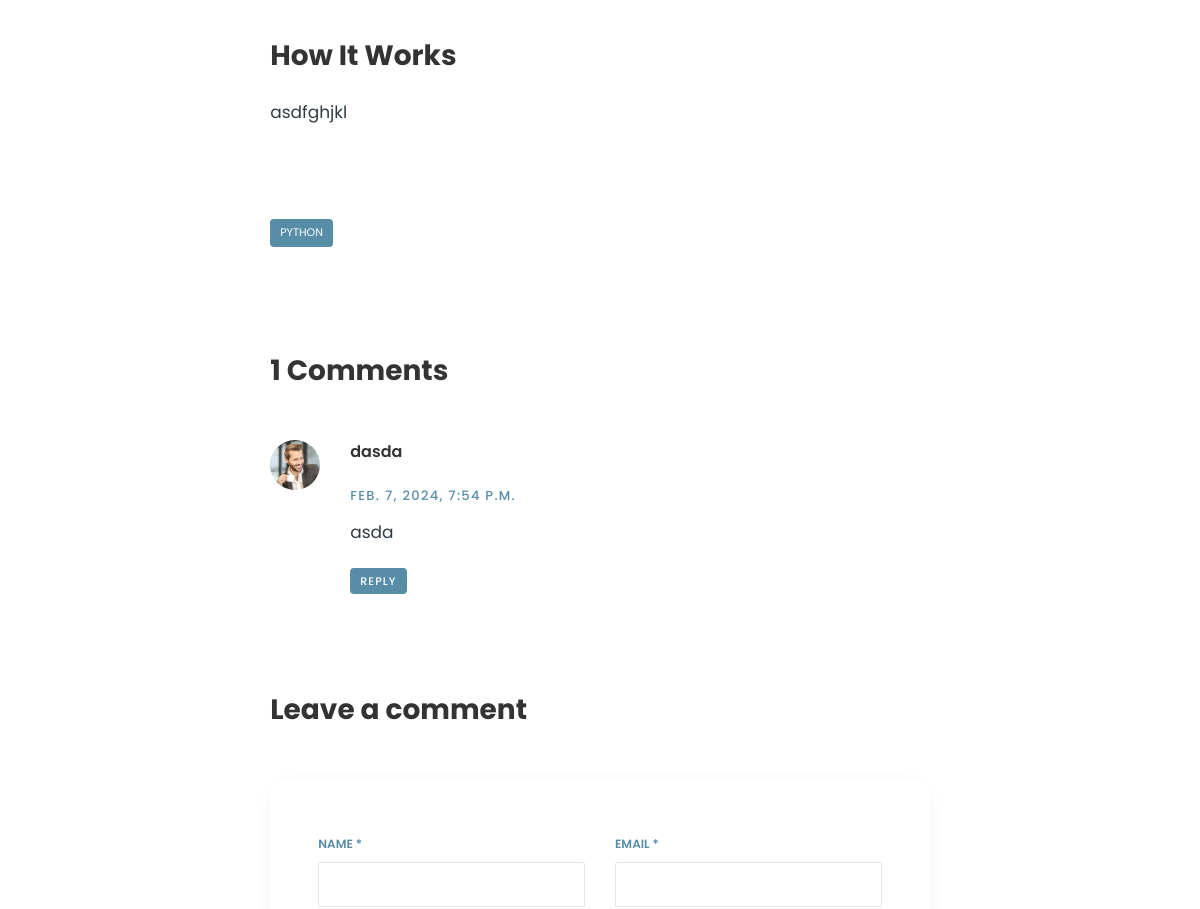
/blog/11 (middle part), run on an earlier commit of the app's database.
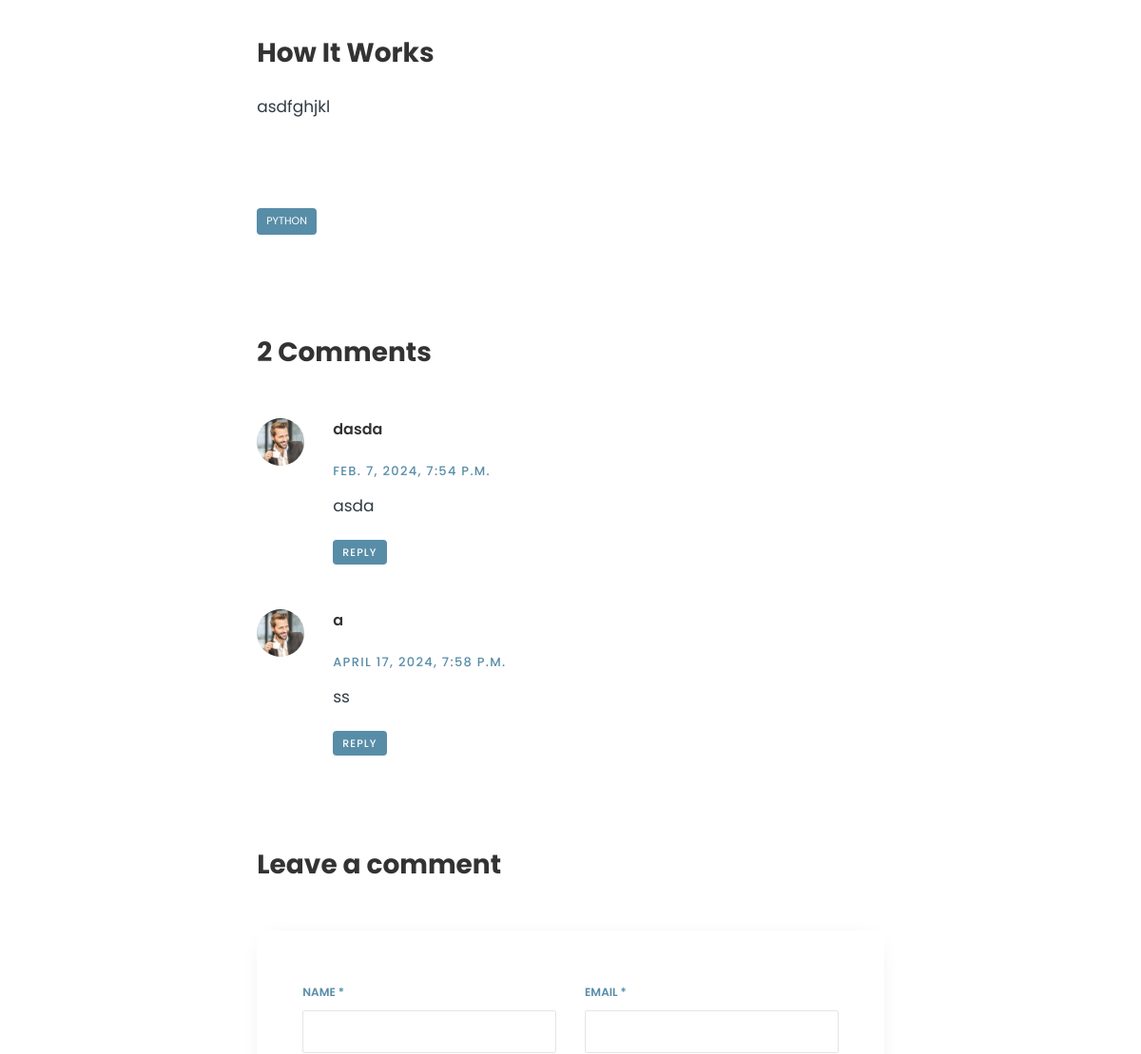
And on a later commit of the database.
### blog/models.py (models this page shows, shortened)
class Post(models.Model):
    title = models.CharField(max_length=100)
    category = models.ForeignKey(Category, on_delete=models.CASCADE, blank=True, null=True)
    description = models.TextField()
    is_published = models.BooleanField(default=True)
    image = models.ImageField(upload_to='posts/')
    created_at = models.DateTimeField(auto_now_add=True)
    updated_at = models.DateTimeField(auto_now=True)

class Category(models.Model):
    name = models.CharField(max_length=100)
    created_at = models.DateTimeField(auto_now_add=True)
    updated_at = models.DateTimeField(auto_now=True)

class Comment(models.Model):
    post = models.ForeignKey(Post, on_delete=models.CASCADE, default=13)
    name = models.CharField(max_length=100)
    email = models.EmailField()
    website = models.CharField(max_length=100)
    message = models.TextField()
    created_at = models.DateTimeField(auto_now_add=True)
    updated_at = models.DateTimeField(auto_now=True)

### blog/views.py (the view, shortened to what this page needs)
# urls.py: path('blog/<int:pk>', detail_view),
def detail_view(request, pk):
    post = Post.objects.filter(id=pk).first()
    comments = Comment.objects.filter(post_id=pk)
    d = {
        'post': post,
        'comments': comments,
        'blog': 'active',
    }
    return render(request, 'blog-single.html', d)

### templates/blog-single.html (shortened to what this page needs)
{% extends 'layouts/base.html' %}
{% load static %}
{% block content %}
    <section class="ftco-section">
        <div class="container-fluid px-md-4">
            <div class="row no-gutters">
                <div class="col-md-12 blog-wrap">
                    <div class="row justify-content-center pt-4 py-md-5">
                        <div class="col-md-7">
                            <div class="py-4">
                            </div>
                            <div class="py-4">
                                <h3>How It Works</h3>
                                <p>{{ post.description }}</p>
                            </div>
                            <div class="tag-widget post-tag-container mb-5 mt-5">
                                <div class="tagcloud">
                                    <a href="/blog/?cat={{ post.category.id }}"
                                       class="tag-cloud-link">{{ post.category.name }}</a>
                                </div>
                            </div>
                            <div class="comment-post py-5">
                                <h3 class="mb-5">{{ comments.count }} Comments</h3>
                                <ul class="comment-list">
                                    {% for comment in comments %}
                                        <li class="comment">
                                            <div class="vcard bio">
                                                <img src="{% static 'images/person_1.jpg' %}" alt="Image placeholder">
                                            </div>
                                            <div class="comment-body">
                                                <h3>{{ comment.name }}</h3>
                                                <div class="meta">{{ comment.created_at }}</div>
                                                <p>{{ comment.message }}</p>
                                                <p><a href="" class="reply">Reply</a></p>
                                            </div>
                                        </li>
                                    {% endfor %}
                                </ul>
                            </div>
                            <div class="comment-form-wrap pt-5">
                                <h3 class="mb-5">Leave a comment</h3>
                                <form method="POST" class="p-5 comment-form">
                                    <div class="row">
                                        <div class="col-md-6">
                                            <div class="form-group">
                                                <label for="name">Name *</label>
                                                <input type="text" class="form-control" name="name" id="name">
                                            </div>
                                        </div>
                                        <div class="col-md-6">
                                            <div class="form-group">
                                                <label for="email">Email *</label>
                                                <input type="email" class="form-control" name="email" id="email">
                                            </div>
                                        </div>
                                    </div>
                                </form>
                            </div>
                        </div>
                    </div>
                </div>
            </div>
        </div>
    </section>
{% endblock %}

### templates/layouts/base.html (shortened to what this page needs)
<!DOCTYPE html>
{% load static %}
<html lang="en">
<head>
    <link rel="stylesheet" href="{% static 'css/font-awesome.min.css' %}">
    <link rel="stylesheet" href="{% static 'css/animate.css' %}">
    <link rel="stylesheet" href="{% static 'css/owl.carousel.min.css' %}">
    <link rel="stylesheet" href="{% static 'css/owl.theme.default.min.css' %}">
    <link rel="stylesheet" href="{% static 'css/magnific-popup.css' %}">
    <link rel="stylesheet" href="{% static 'css/flaticon.css' %}">
    <link rel="stylesheet" href="{% static 'css/style.css' %}">
</head>
<body>
{% block content %}
{% endblock %}
</body>
</html>

What changed in the data, as far as the page shows it:
added Comment: name "a", created_at "APRIL 17, 2024, 7:58 P.M.", message "ss"
Also different on the page:
{{ comments.count }}: "1" → "2"
